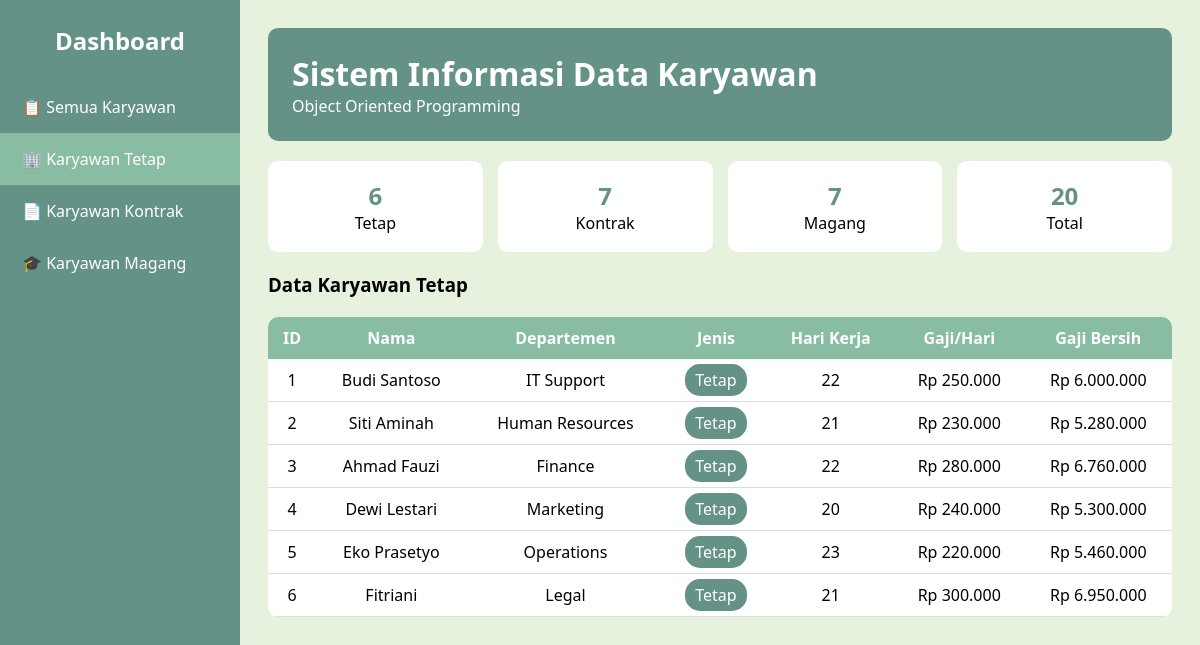
Page /?jenis=tetap on the committed database.
### tables this page shows
CREATE TABLE `tabel_karyawan` (
  `id_karyawan` int NOT NULL,
  `nama_karyawan` varchar(100) NOT NULL,
  `departemen` varchar(50) NOT NULL,
  `hari_kerja_masuk` int NOT NULL,
  `gaji_dasar_per_hari` decimal(12,2) NOT NULL,
  `jenis_karyawan` enum('kontrak','tetap','magang') NOT NULL,
  `durasi_kontrak_bulan` int DEFAULT NULL,
  `agensi_penyalur` varchar(100) DEFAULT NULL,
  `tunjangan_kesehatan` decimal(12,2) DEFAULT NULL,
  `opsi_saham_id` varchar(50) DEFAULT NULL,
  `uang_saku_bulanan` decimal(12,2) DEFAULT NULL,
  `sertifikat_kampus_merdeka` varchar(100) DEFAULT NULL
);

### index.php (the view, shortened to what this page needs)
<?php
include_once "koneksi.php";
function hitung($r){
$j=strtolower($r['jenis_karyawan']);
if($j=="tetap") return ($r['hari_kerja_masuk']*$r['gaji_dasar_per_hari'])+$r['tunjangan_kesehatan'];
return ($r['hari_kerja_masuk']*$r['gaji_dasar_per_hari'])*0.8;
}
$filter=$_GET['jenis']??'semua';
function jml($k,$j){
if($j=="semua"){ $q=mysqli_query($k,"SELECT COUNT(*) c FROM tabel_karyawan");}
else{$q=mysqli_query($k,"SELECT COUNT(*) c FROM tabel_karyawan WHERE LOWER(jenis_karyawan)=LOWER('$j')");}
return mysqli_fetch_assoc($q)['c'];
}
?>
<!doctype html><html><head><meta charset="utf-8"><title>Dashboard</title>
</head><body>
<div class="wrap">
<div class="side">
<h2>Dashboard</h2>
<a class="<?=($filter=='semua')?'active':''?>" href="?jenis=semua">📋 Semua Karyawan</a>
<a class="<?=($filter=='tetap')?'active':''?>" href="?jenis=tetap">🏢 Karyawan Tetap</a>
<a class="<?=($filter=='kontrak')?'active':''?>" href="?jenis=kontrak">📄 Karyawan Kontrak</a>
<a class="<?=($filter=='magang')?'active':''?>" href="?jenis=magang">🎓 Karyawan Magang</a>
</div>
<div class="main">
<div class="head"><h1>Sistem Informasi Data Karyawan</h1><p>Object Oriented Programming</p></div>
<div class="cards">
<div class="card"><h2><?=jml($koneksi,'tetap')?></h2><p>Tetap</p></div>
<div class="card"><h2><?=jml($koneksi,'kontrak')?></h2><p>Kontrak</p></div>
<div class="card"><h2><?=jml($koneksi,'magang')?></h2><p>Magang</p></div>
<div class="card"><h2><?=jml($koneksi,'semua')?></h2><p>Total</p></div>
</div>
<h3>
<?php
echo $filter=="semua"?"Semua Karyawan":"Data Karyawan ".ucfirst($filter);
?>
</h3>
<table>
<tr><th>ID</th><th>Nama</th><th>Departemen</th><th>Jenis</th><th>Hari Kerja</th><th>Gaji/Hari</th><th>Gaji Bersih</th></tr>
<?php
$sql="SELECT * FROM tabel_karyawan";
if($filter!="semua") $sql.=" WHERE LOWER(jenis_karyawan)=LOWER('$filter')";
$sql.=" ORDER BY id_karyawan";
$res=mysqli_query($koneksi,$sql);
while($r=mysqli_fetch_assoc($res)){
$j=strtolower($r['jenis_karyawan']);
echo "<tr>
<td>{$r['id_karyawan']}</td>
<td>{$r['nama_karyawan']}</td>
<td>{$r['departemen']}</td>
<td><span class='badge $j'>".ucfirst($j)."</span></td>
<td>{$r['hari_kerja_masuk']}</td>
<td>Rp ".number_format($r['gaji_dasar_per_hari'],0,',','.')."</td>
<td>Rp ".number_format(hitung($r),0,',','.')."</td>
</tr>";
}
?>
</table>
</div></div></body></html>

### index.php (style rules this page uses)
:root { --p:#659287;--s:#88BDA4;--t:#B1D3B9;--b:#E6F2DD }
* { margin:0;padding:0;box-sizing:border-box;font-family:Segoe UI,sans-serif }
body { background:var(--b) }
.wrap { display:flex }
.side { position:fixed;left:0;top:0;width:240px;height:100vh;background:var(--p) }
.side h2 { color:#fff;text-align:center;padding:24px }
.side a { display:block;padding:15px 22px;color:#fff;text-decoration:none }
.side a:hover,.active { background:var(--s) }
.main { margin-left:240px;width:calc(100% - 240px);padding:28px }
.head { background:var(--p);color:#fff;padding:24px;border-radius:10px }
.cards { display:grid;grid-template-columns:repeat(4,1fr);gap:15px;margin:20px 0 }
.card { background:#fff;border-radius:10px;padding:18px;text-align:center }
.card h2 { color:var(--p) }
table { width:100%;background:#fff;border-collapse:collapse;border-radius:10px;overflow:hidden }
th { background:var(--s);color:#fff;padding:10px }
td { padding:10px;border-bottom:1px solid #ddd;text-align:center }
.badge { padding:5px 10px;border-radius:15px;color:#fff }
.tetap { background:var(--p) }
h3 { margin:20px 0 }

### rows in the picture
tabel_karyawan: id_karyawan "1", nama_karyawan "Budi Santoso", departemen "IT Support", jenis_karyawan "Tetap", hari_kerja_masuk "22", gaji_dasar_per_hari "250.000", hitung($r) "6.000.000"
tabel_karyawan: id_karyawan "2", nama_karyawan "Siti Aminah", departemen "Human Resources", jenis_karyawan "Tetap", hari_kerja_masuk "21", gaji_dasar_per_hari "230.000", hitung($r) "5.280.000"
tabel_karyawan: id_karyawan "3", nama_karyawan "Ahmad Fauzi", departemen "Finance", jenis_karyawan "Tetap", hari_kerja_masuk "22", gaji_dasar_per_hari "280.000", hitung($r) "6.760.000"
tabel_karyawan: id_karyawan "4", nama_karyawan "Dewi Lestari", departemen "Marketing", jenis_karyawan "Tetap", hari_kerja_masuk "20", gaji_dasar_per_hari "240.000", hitung($r) "5.300.000"
tabel_karyawan: id_karyawan "5", nama_karyawan "Eko Prasetyo", departemen "Operations", jenis_karyawan "Tetap", hari_kerja_masuk "23", gaji_dasar_per_hari "220.000", hitung($r) "5.460.000"
tabel_karyawan: id_karyawan "6", nama_karyawan "Fitriani", departemen "Legal", jenis_karyawan "Tetap", hari_kerja_masuk "21", gaji_dasar_per_hari "300.000", hitung($r) "6.950.000"

### other values in the picture
jml($koneksi,'tetap') "6"
jml($koneksi,'kontrak') "7"
jml($koneksi,'magang') "7"
jml($koneksi,'semua') "20"
$filter "Tetap"
